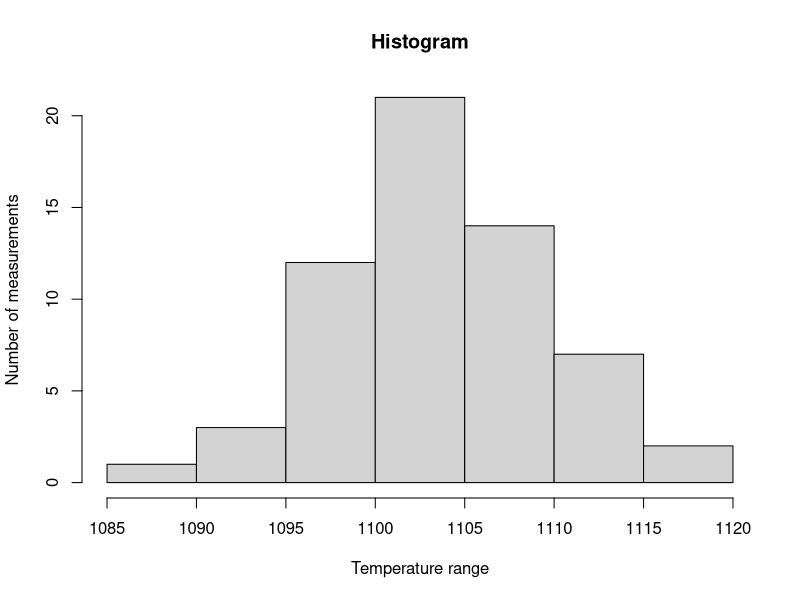

Recreate this plot in R. (Note: this script raises an error after producing the figure.)
# Table 6.1 dataset
x<-c(1089,1092,rep(1094,2),rep(1095,4),rep(1098,8),rep(1100,9),
     rep(1104,12),rep(1105,4),rep(1107,5),rep(1108,5),rep(1110,4),
     rep(1112,3),rep(1115,2))

# histogram visualization: Figure 6.1
breaks <- seq(1085,1120,5)
hist(x, breaks = breaks, freq=TRUE, right = FALSE, xlab="Temperature range",ylab="Number of measurements",main="Histogram")
# you can a distribution curve 
#curve(dnorm(x, mean=mean(x), sd=sd(x)), add=TRUE, col="darkblue", lwd=2)  

# calculate statistics
mean(x)
getmode(x)
median(x)
var(x)
sd(x)
sd(x)/mean(x) #coefficient of variation
sd(x)/length(x) #standard error

#user function: getmode()
getmode <- function(v) {
  uniqv <- unique(v)
  uniqv[which.max(tabulate(match(v, uniqv)))]
}

#uncertainty of the mean
qnorm(p=0.975)*sd(x)/length(x)

#---------------------------------------------------------------------------------------
#Introduction to R: 
# 1). help(), built-in functions
# 2). install.packages() and library(), take for example "asbio" and "chemometrics" 
# 3). ctrl+L or cat('\f')
# 4). Online-resources: https://www.rdocumentation.org
Mode(x) # "asbio" function

#---------------------------------------------------------------------------------------
#Multivaraite 
